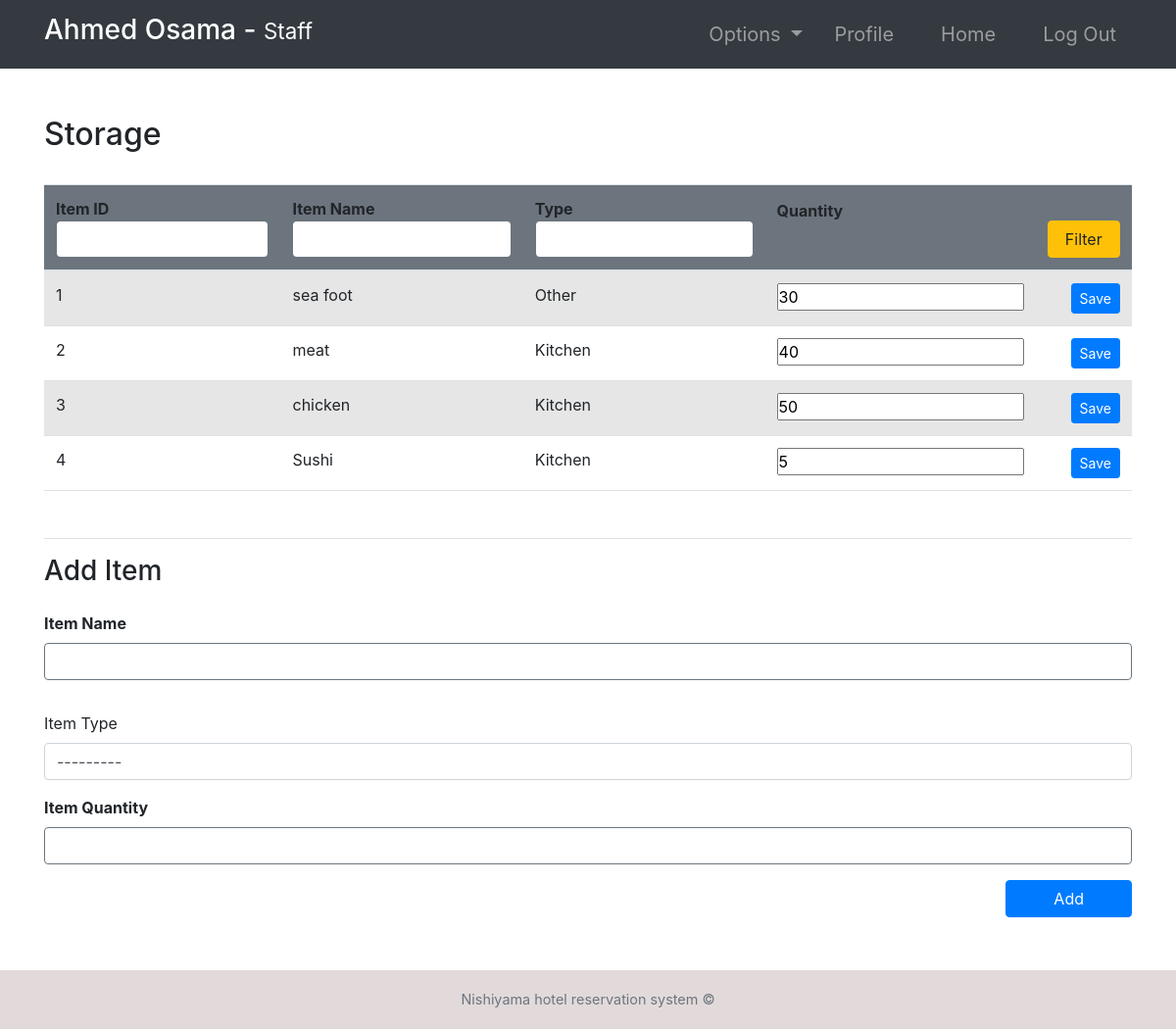
Page /storage/ (signed in) on the committed database.
### hotel/models.py (models this page shows, shortened)
class Storage(models.Model):
    ITEM_TYPES = (
        ('Kitchen', 'kitchen'),
        ('Cleaning', 'cleaning'),
        ('Electronic', 'Electronic'),
        ('Textile ', 'textile '),
        ('Other', 'other'),
    )
    itemName = models.CharField(max_length=100)
    itemType = models.CharField(max_length=20, choices=ITEM_TYPES)
    quantitiy = models.IntegerField()

### hotel/views.py (the view, shortened to what this page needs)
# urls.py: path('storage/', storage, name="storage"),
@ login_required(login_url='login')
def storage(request):
    role = str(request.user.groups.all()[0])
    path = role + "/"
    storage = Storage.objects.all()
    context = {
        "role": role,
        'storage': storage
    }
    return render(request, path + "storage.html", context)

### Templates/staff/storage.html
{% extends '../index.html' %}
{% block context %}
{% include '../common_pages/storage.html' %}
{% endblock %}

### Templates/incs/nav.html (shortened to what this page needs)
<link rel="stylesheet" href="https://cdn.jsdelivr.net/npm/bootstrap@4.6.0/dist/css/bootstrap.min.css"
>
<nav class="navbar navbar-dark bg-dark navbar-expand-lg py-1 " role="navigation" >
    <div class="container" >
        <a href="" class="navbar-brand">
            <h3 class="text-capitalize">
                {{ request.user.first_name }} {{ request.user.last_name }} -
                <small>
                    {{ role }}
                </small>
            </h3>
        </a>
        <div class="collapse navbar-collapse" id="navbarTags">
            <ul class="navbar-nav ml-auto">
                <li class="nav-item dropdown p-2">
                    <a class="nav-link dropdown-toggle" href="#" id="navbarDropdown" role="button"
                        data-toggle="dropdown" aria-haspopup="true" aria-expanded="false">
                        Options
                    </a>
                </li>
                <li class="nav-item mr-3 p-2">
                    {% if role == 'staff' or role == 'receptionist' or role == 'admin' or role == 'manager' %}
                    <a href="{% url 'employee-profile' user.id %}" class="nav-link">Profile</a>
                    {% endif %}
                </li>
                <li class="nav-item mr-3 p-2">
                    <a href="{% url 'Home'  %}" class="nav-link">Home</a>
                </li>
                <li class="nav-item p-2 ">
                    <a href="{% url 'logout' %}" class="nav-link">Log Out</a>
                </li>
            </ul>
        </div>
    </div>
</nav>

### Templates/common_pages/storage.html (shortened to what this page needs)
<div class="container py-5">
    <div class="table-header row">
        <div class="col-sm-12 col-md-12 col-lg-4 mb-4">
            <h2>Storage</h2>
        </div>
    </div>
    <table class="table table-hover table-striped">
        <thead class="bg-secondary rounded">
            <tr>
                <form action="" method="POST">
                    <th>Item ID <input type="number" name="id" value="{{id}}"
                            class="form-control border border-secondary"></th>
                    <th>Item Name <input type="name" name="name" value="{{name}}"
                            class="form-control border border-secondary"></th>
                    <th>Type <input type="text" name="type" value="{{type}}"
                            class="form-control border border-secondary"></th>
                    <th class="pb-5">Quantity</th>
                    <th colspan="3"><button type="submit" name="filter" class="btn btn-warning w-100">Filter</button>
                    </th>
                </form>
            </tr>
        </thead>
        <tbody>
            {% for s in storage %}
            <tr>
                <td>{{s.id}}</td>
                <td>{{s.itemName}}</td>
                <td>{{s.itemType}}</td>
                <form action="" method="POST">
                    <td><input type="number" step="1" value="{{s.quantitiy}}" name="quantitiy"></td>
                    <td><input type="hidden" step="1" value="{{s.id}}" name="id"></td>
                    <th><button type="submit" class="btn btn-sm btn-primary w-100" name="save">Save</button></th>
                </form>
            </tr>
            {% endfor %}
        </tbody>
    </table>
    <div class="newItem my-5 border-top pt-3">
        <h3>Add Item</h3>
        <form action="" method="POST">
            <div class="form-group pt-3">
                <label for="item_name"><b>Item Name</b></label>
                <input type="text" class="form-control border border-secondary required" id="id_item_name"
                    name="itemName">
            </div>
            <div class="form-group pt-3">
                <label for="exampleFormControlSelect1">Item Type</label>
                <select class="form-control" name="itemType" required="" id="id_item_type">
                    <option value="" selected="">---------</option>
                </select>
            </div>
            <div class="form-group">
                <label for="item-quantity"><b>Item Quantity</b></label>
                <input type="int" class="form-control border border-secondary required" name="quantitiy"
                    id="item-quantity">
            </div>
            <button type="submit" class="btn btn-primary px-5 float-right mb-5" name="add">Add</button>
        </form>
    </div>
</div>

### static/css/main.css (style rules this page uses)
* { margin: 0; padding: 0; -webkit-font-smoothing: antialiased; }
body { position: relative; }
nav .nav-item { font-size: 20px; }

### rows in the picture
Storage: id "1", itemName "sea foot", itemType "Other", quantitiy "30"
Storage: id "2", itemName "meat", itemType "Kitchen", quantitiy "40"
Storage: id "3", itemName "chicken", itemType "Kitchen", quantitiy "50"
Storage: id "4", itemName "Sushi", itemType "Kitchen", quantitiy "5"

### other values in the picture
{{ request.user.first_name }} "Ahmed"
{{ request.user.last_name }} "Osama"
{{ role }} "Staff"
